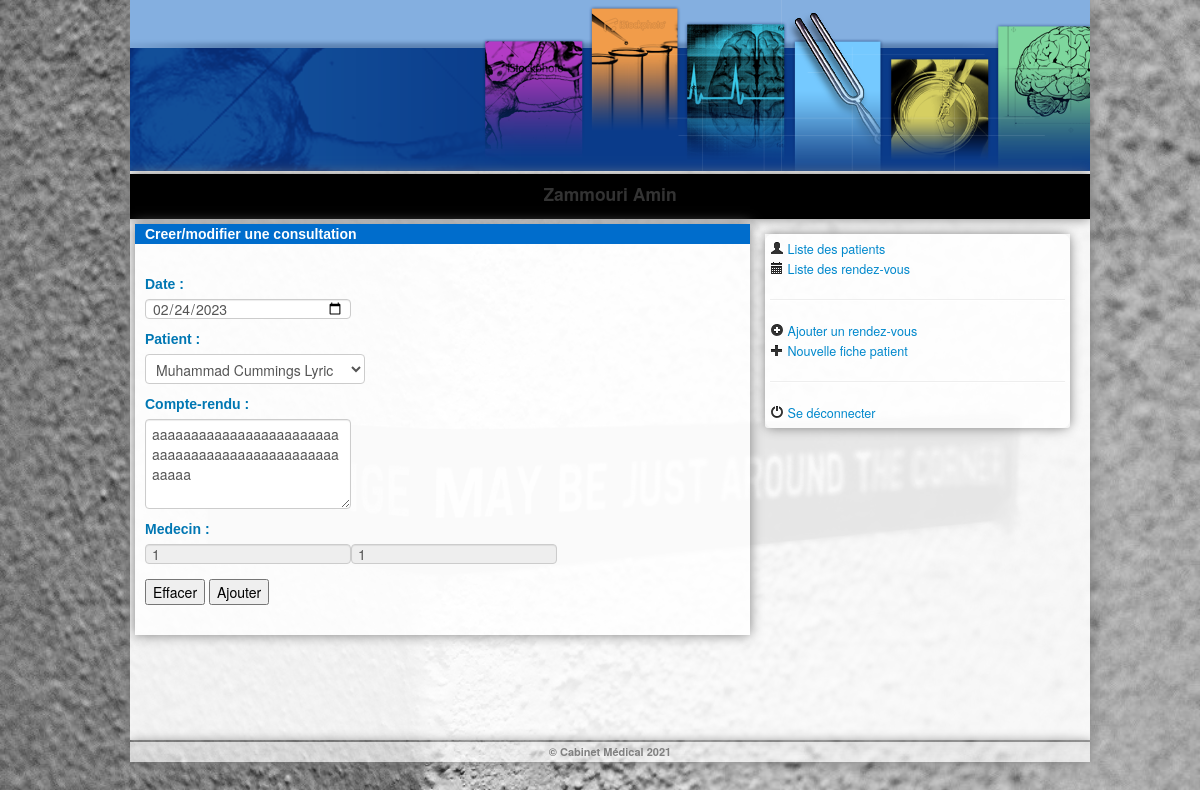
The app's page /Vue/ajout_consultation.php?id=1 (signed in), older data.
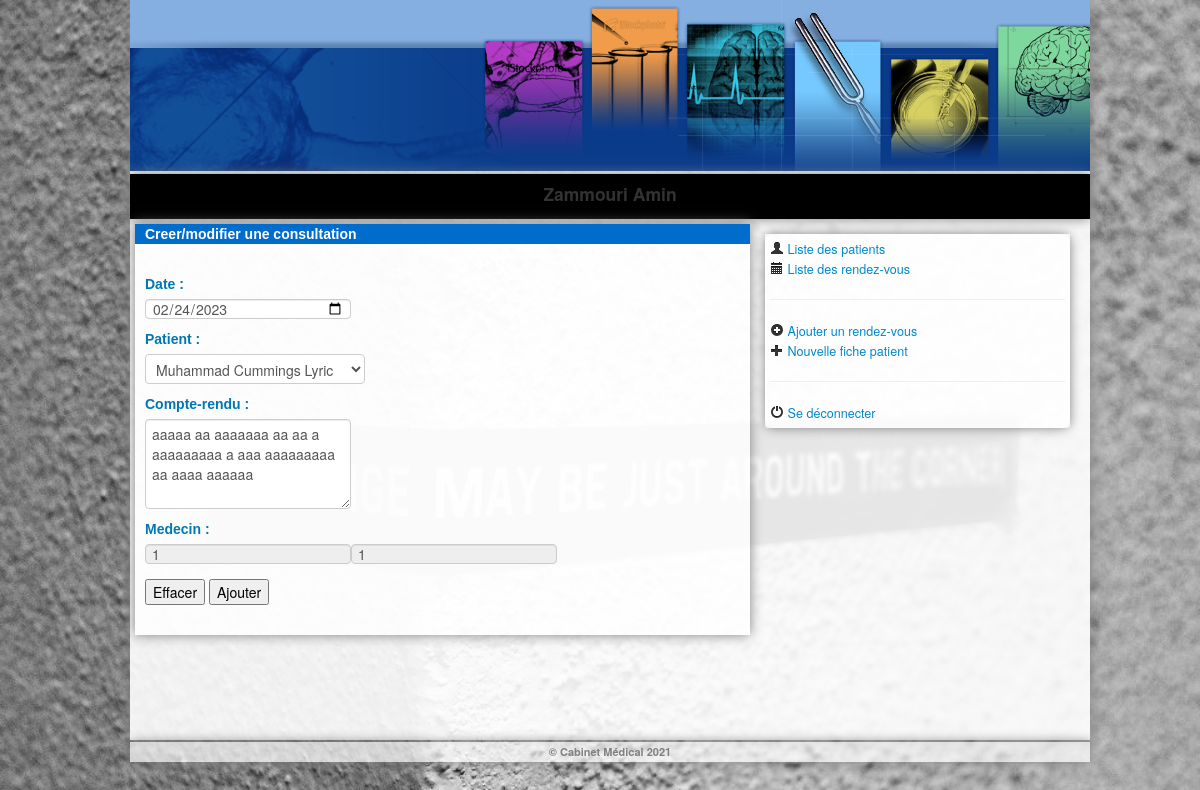
The same page, newer data.
### tables this page shows
CREATE TABLE `consultation` (
  `Id_Consultation` int(11) NOT NULL,
  `Date_Consultation` date DEFAULT NULL,
  `Compte_Rendu_Consultation` varchar(5000) DEFAULT NULL,
  `Id_Patient` int(11) DEFAULT NULL,
  `Id_Medecin` int(11) DEFAULT NULL
);

### Controller/Util.php (called while the page is built, shortened)
<?php
include '../Model/Utilisateur.php';
include '../Model/Medecin.php';
class Util {
    public $serveur = "localhost";
    public $base = "cabinet_medical";
    public $usr =  "root";
    public $pass = "";
    public $mysqli;
    public function getUtilisateurById($Id){
        $Utilisateur = NULL;
        $Query = "SELECT * FROM utilisateur WHERE Id_Utilisateur='".$Id."'";
        if ($this->mysqli->connect_error) {
            die('Erreur de connexion ('.$this->mysqli->connect_errno.')'. $this->mysqli->connect_error);
        }
        else{
            if(($result = $this->mysqli->query($Query))){
                while($ligne = $result->fetch_assoc()){
                    $_Id = $ligne['Id_Utilisateur'];
                    if(($Id == $_Id))
                    {
                         $Utilisateur = new Utilisateur();
                         $Utilisateur->Id_Utilisateur = $ligne['Id_Utilisateur'];
                         $Utilisateur->Login = $ligne['Login'];
                         $Utilisateur->Password = $ligne['Password'];
                         $Utilisateur->Type_Utilisateur = $ligne['Type_Utilisateur'];
                         $Utilisateur->Last_Login = $ligne['Last_Login'];
                         if($Utilisateur->getType_Utilisateur()=="Medecin"){
                             $Medecin = $this->getMedecinByID($ligne['Id_Medecin']);
                             $Utilisateur->setMedecin($Medecin);
                         }
                         break;
                    }
                }
            }
        }
        return $Utilisateur;
    }
    public function getMedecinByID($Id){
        $Medecin = NULL;
        $Query = "SELECT * FROM medecin WHERE Id_Medecin='".$Id."'";
        if ($this->mysqli->connect_error) {
            die('Erreur de connexion ('.$this->mysqli->connect_errno.')'. $this->mysqli->connect_error);
        }
        else{
            if(($result = $this->mysqli->query($Query))){
                while($ligne = $result->fetch_assoc()){
                    $_Id = $ligne['Id_Medecin'];
                    if(($Id == $_Id))
                    {
                         $Medecin = new Medecin();
                         $Medecin->Id_Medecin = $ligne['Id_Medecin'];
                         $Medecin->Nom_Medecin = $ligne['Nom_Medecin'];
                         $Medecin->Prenom_Medecin = $ligne['Prenom_Medecin'];
                         break;
                    }
                }
            }
        }
        return $Medecin;
    }
    public function getPatientByID($Id){
        $Patient = NULL;
        $Query = "SELECT * FROM patient WHERE Id_Patient='".$Id."'";
        if ($this->mysqli->connect_error) {
            die('Erreur de connexion ('.$this->mysqli->connect_errno.')'. $this->mysqli->connect_error);
        }
        else{
            if(($result = $this->mysqli->query($Query))){
                while($ligne = $result->fetch_assoc()){
                    $_Id = $ligne['Id_Patient'];
                    if(($Id == $_Id))
                    {
                         $Patient = new Patient();
                         $Patient=$ligne;
                         break;
                    }
                }
            }
        }
        return $Patient;
    }
    public function getConsultationByID($Id){
        $Consultation = NULL;
        $Query = "SELECT * FROM consultation WHERE Id_Consultation='".$Id."'";
        if ($this->mysqli->connect_error) {
            die('Erreur de connexion ('.$this->mysqli->connect_errno.')'. $this->mysqli->connect_error);
        }
        else{
            if(($result = $this->mysqli->query($Query))){
                while($ligne = $result->fetch_assoc()){
                    $_Id = $ligne['Id_Consultation'];
                    if(($Id == $_Id))
                    {
                         $Consultation = new Consultation();
                         $Consultation=$ligne;
                         break;
                    }
                }
            }
        }
        return $Consultation;
    }
    public function dbConnection(){
        $this->mysqli= new mysqli($this->serveur, $this->usr, $this->pass, $this->base);
        $this->mysqli->set_charset("utf8");
    }
}
?>

### Model/Utilisateur.php (called while the page is built, shortened)
<?php
class Utilisateur {
    public $Type_Utilisateur;
    public $Medecin;
    public function __construct(){
       $this->Medecin = new Medecin();
    }
    function getType_Utilisateur() {
        return $this->Type_Utilisateur;
    }
    function getMedecin() {
        return $this->Medecin;
    }
    function setMedecin($Medecin) {
        $this->Medecin = $Medecin;
    }
}

### Model/Medecin.php (called while the page is built, shortened)
<?php
class Medecin {
    public $Id_Medecin;
    public function getId_Medecin() {
        return $this->Id_Medecin;
    }
}

### Vue/ajout_consultation.php (the view, shortened to what the changed rows need)
<?php
   require('../Controller/Util.php');
   if($_SESSION["acces"]!='y')
   {
           header("location:index.php");
   }
   else{
        $Util = new Util();
        $Utilisateur = $Util->getUtilisateurById($_SESSION["ID_CONNECTED_USER"]);
        $Medecin = new Medecin();
        $Medecin = $Utilisateur->getMedecin();
        $patients= $Util->findMyPatients($Medecin->getId_Medecin());
        $consultation=null;
        if(isset($_GET['id'])){
            $consultation = $Util->getConsultationById($_GET['id']);
        }
   }
?>
<html>
    <head>
        <link rel="stylesheet" href="bootstrap/css/bootstrap.css" type="text/css" />
        <link rel="stylesheet" href="js/jquery/css/ui-lightness/jquery-ui-1.9.2.custom.css" type="text/css" />
    </head>
    <body>
        <div class="container">
            <div class="row">
                <div id="content" class="span9">
                    <div class="main_body">
                        <div class="Left-body">
                            <div class="en_bref">
                                <form action="../Controller/ajout_consultation.php" method="post">
                                    <br/>
                                    <?php
                                    if($consultation==null){
                                        echo "<label>Date :</label>";
                                            echo "<input class='textfield_form' type='date' name='date'/><br/>
                                        <label>Patient :</label>
                                            <select class='form-control' name='patient'>";
                                            foreach($patients as $patient){
                                                    echo '<option value="'.$patient["Id_Patient"].'">';
                                                    echo $patient["Nom_Patient"]." ".$patient["Prenom_Patient"];
                                                    echo'</option>';
                                                }
                                            echo "</select>
                                        <label>Compte-rendu :</label>
                                        <textarea class='form-control' name='cr' rows='4' cols='50' ></textarea>
                                        <label>Medecin :</label>";
                                        echo '<input type="number" readonly class="d-none" name="medecin" value="'.$Medecin->getId_Medecin().'">';
                                    }else{
                                        echo "<label>Date :</label>";
                                        echo "<input class='textfield_form' type='date' value=".$consultation["Date_Consultation"]." name='date'/><br/>
                                    <label>Patient :</label>
                                        <select class='form-control' name='patient'>";
                                            $patientConsultation= $Util->getPatientByID($consultation["Id_Patient"]);
                                            echo '<option value="'.$patientConsultation["Id_Patient"].'">';
                                            echo $patientConsultation["Nom_Patient"]." ".$patientConsultation["Prenom_Patient"];
                                            echo'</option>';
                                        echo "</select>
                                    <label>Compte-rendu :</label>
                                    <textarea class='form-control' name='cr' rows='4' cols='50' >".$consultation["Compte_Rendu_Consultation"]."</textarea>
                                    <label>Medecin :</label>";
                                    echo '<input type="number" readonly class="d-none" name="id" value="'.$_GET["id"].'">';
                                    echo '<input type="number" readonly class="d-none" name="medecin" value="'.$Medecin->getId_Medecin().'">';
                                    }
                                    ?>
                                    <input type="reset" name="effacer" value = "Effacer"/>
                                    <input type="submit" name="valider" value = "Ajouter"/>
                                </form>
                            </div>
                        </div>
                    </div>
                </div>
            </div>
        </div>
    </body>
</html>

Row changes from the older to the newer data that the page shows:
changed consultation: cr "aaaaaaaaaaaaaaaaaaaaaaaaaaaaaaaaaaaaaaaaaaaaaaaaaaaaa" → "aaaaa aa aaaaaaa aa aa a aaaaaaaaa a aaa aaaaaaaaa aa aaaa aaaaaa"
